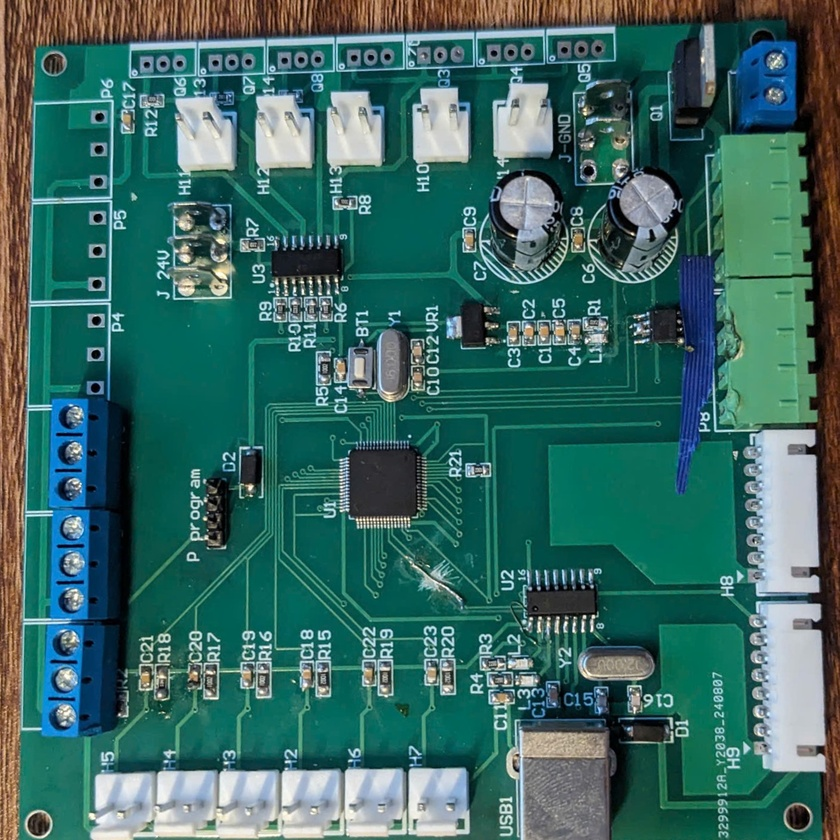
#> input picture UI/pcb1.jpg, 840 x 840 px, shrunk from 1407 x 1407 before the run
$ python canny_detection.py
#> lines starting #> are read from the running program, lines starting #| are printed output that depends on the picture
import cv2
import matplotlib.pyplot as plt

# Đọc ảnh đầu vào
image = cv2.imread("pcb1.jpg", cv2.IMREAD_GRAYSCALE)
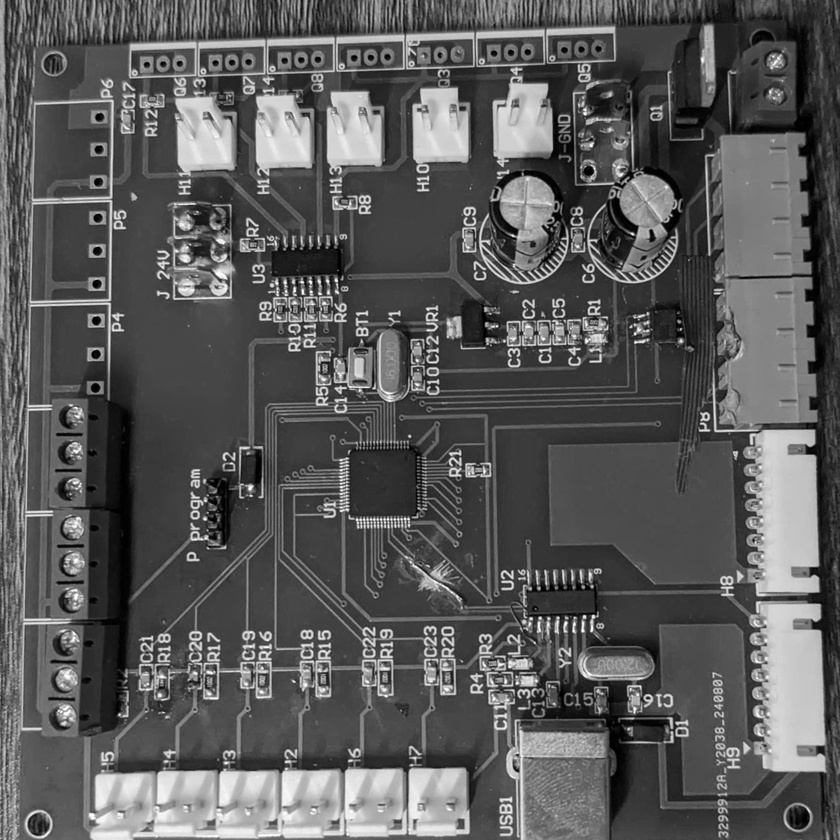
#> image: shape (840, 840); min 0, max 255, mean 90

# Làm mịn ảnh bằng GaussianBlur
blurred_image = cv2.GaussianBlur(image, (5, 5), 1.4)

# Áp dụng Canny Edge Detection
low_threshold = 50
high_threshold = 150
edges = cv2.Canny(blurred_image, low_threshold, high_threshold)
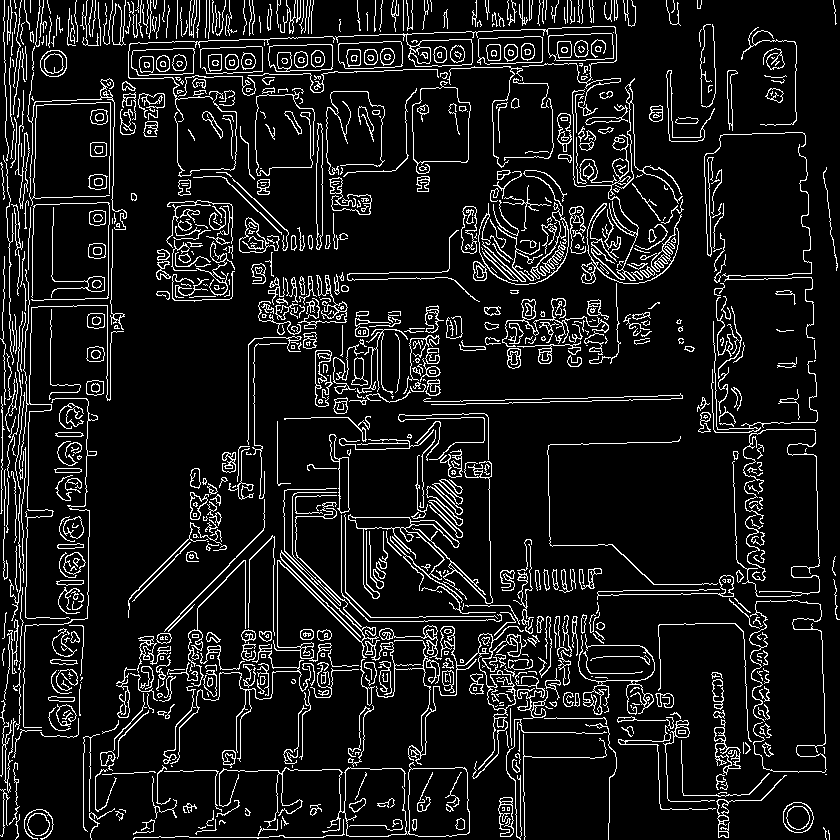
#> edges: shape (840, 840); 10% white in thin lines or dots

# Hiển thị kết quả
plt.figure(figsize=(10, 6))
plt.subplot(1, 2, 1)
plt.title("Ảnh gốc")
plt.imshow(image, cmap='gray')
plt.axis('off')

plt.subplot(1, 2, 2)
plt.title("Ảnh phát hiện cạnh")
plt.imshow(edges, cmap='gray')
plt.axis('off')

plt.tight_layout()
plt.show()
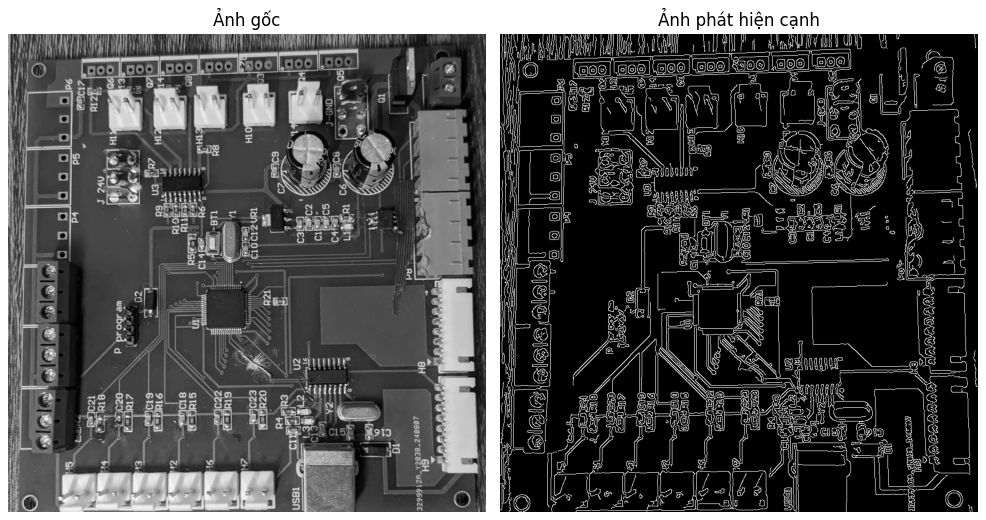
#> figure drawn by matplotlib, 2 panels
